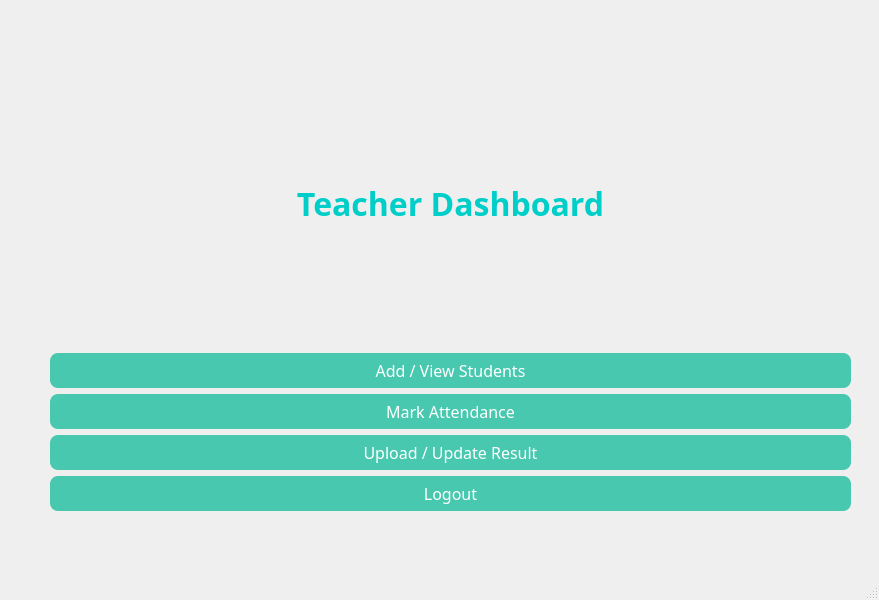
<?xml version="1.0" encoding="UTF-8"?>
<ui version="4.0">
 <class>teacherdashboard</class>
 <widget class="QMainWindow" name="teacherdashboard">
  <property name="geometry">
   <rect>
    <x>0</x>
    <y>0</y>
    <width>879</width>
    <height>600</height>
   </rect>
  </property>
  <property name="windowTitle">
   <string>MainWindow</string>
  </property>
  <property name="styleSheet">
   <string notr="true">background-color: qlineargradient(
    x1:0, y1:0, x2:1, y2:1,
    stop:0 #141e30,
    stop:1 #243b55
);
color: white;</string>
  </property>
  <widget class="QWidget" name="centralwidget">
   <widget class="QWidget" name="layoutWidget">
    <property name="geometry">
     <rect>
      <x>50</x>
      <y>60</y>
      <width>801</width>
      <height>451</height>
     </rect>
    </property>
    <layout class="QVBoxLayout" name="verticalLayout">
     <item>
      <widget class="QLabel" name="lblTitle">
       <property name="font">
        <font>
         <family>Swis721 LtEx BT</family>
         <pointsize>-1</pointsize>
         <bold>true</bold>
        </font>
       </property>
       <property name="styleSheet">
        <string notr="true">font-size: 32px;
font-weight: bold;
color: #00cec9;</string>
       </property>
       <property name="text">
        <string>Teacher Dashboard</string>
       </property>
       <property name="alignment">
        <set>Qt::AlignmentFlag::AlignCenter</set>
       </property>
      </widget>
     </item>
     <item>
      <widget class="QPushButton" name="btnStudents">
       <property name="font">
        <font>
         <family>Swis721 LtEx BT</family>
         <pointsize>12</pointsize>
        </font>
       </property>
       <property name="styleSheet">
        <string notr="true">QPushButton {
    background-color: rgba(0, 184, 148, 0.7);
    color: white;
    border-radius: 8px;
    padding: 6px;
}
QPushButton:hover {
    background-color: rgba(0, 184, 148, 1);
}</string>
       </property>
       <property name="text">
        <string>Add / View Students</string>
       </property>
      </widget>
     </item>
     <item>
      <widget class="QPushButton" name="btnAttendance">
       <property name="font">
        <font>
         <family>Swis721 LtEx BT</family>
         <pointsize>12</pointsize>
        </font>
       </property>
       <property name="styleSheet">
        <string notr="true">QPushButton {
    background-color: rgba(0, 184, 148, 0.7);
    color: white;
    border-radius: 8px;
    padding: 6px;
}
QPushButton:hover {
    background-color: rgba(0, 184, 148, 1);
}</string>
       </property>
       <property name="text">
        <string>Mark Attendance</string>
       </property>
      </widget>
     </item>
     <item>
      <widget class="QPushButton" name="btnResult">
       <property name="font">
        <font>
         <family>Swis721 LtEx BT</family>
         <pointsize>12</pointsize>
        </font>
       </property>
       <property name="styleSheet">
        <string notr="true">QPushButton {
    background-color: rgba(0, 184, 148, 0.7);
    color: white;
    border-radius: 8px;
    padding: 6px;
}
QPushButton:hover {
    background-color: rgba(0, 184, 148, 1);
}</string>
       </property>
       <property name="text">
        <string>Upload / Update Result</string>
       </property>
      </widget>
     </item>
     <item>
      <widget class="QPushButton" name="btnLogout">
       <property name="font">
        <font>
         <family>Swis721 LtEx BT</family>
         <pointsize>12</pointsize>
        </font>
       </property>
       <property name="styleSheet">
        <string notr="true">QPushButton {
    background-color: rgba(0, 184, 148, 0.7);
    color: white;
    border-radius: 8px;
    padding: 6px;
}
QPushButton:hover {
    background-color: rgba(0, 184, 148, 1);
}</string>
       </property>
       <property name="text">
        <string>Logout</string>
       </property>
      </widget>
     </item>
    </layout>
   </widget>
  </widget>
  <widget class="QMenuBar" name="menubar">
   <property name="geometry">
    <rect>
     <x>0</x>
     <y>0</y>
     <width>879</width>
     <height>25</height>
    </rect>
   </property>
  </widget>
  <widget class="QStatusBar" name="statusbar"/>
 </widget>
 <resources/>
 <connections/>
</ui>
